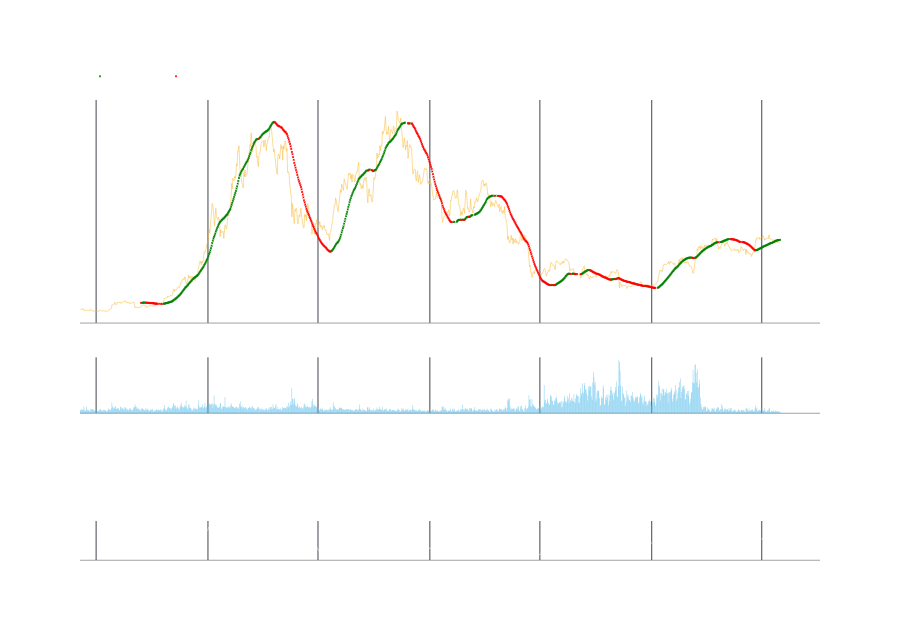

Notebook code for this chart:
### Code cell
to_show = df#[200:600]
indicators = [
     #{'col': 'high_pred','name': 'high_pred','color': 'green','row': 1, 'mode':'lines',},
     #{'col': 'low_pred','name': 'low_pred','color': 'red','row': 1, 'mode':'lines',},
     #{'col': 'pred','name': 'pred','color': 'white','row': 1, 'mode':'lines',},
       {'col': 'trend+','name': 'trend+','color': 'green','row': 1, 'mode':'markers',},
       {'col': 'trend-','name': 'trend-','color': 'red','row': 1, 'mode':'markers',},
     #{'col': 'st_trigger','name': 'ST Trigger','color': 'red','row': 1, 'mode':'markers',},
     #{'col': 'st_high','name': 'ST High','color': 'green','row': 1, 'mode':'markers',},
        ]

indicators_out = [
     {'col': 'change','name': 'change','color': 'white','row': 2, 'mode':'lines',},
        ]

#https://plotly.com/python/reference/scatter/#scatter-marker-symbol
#https://plotly.com/python/reference/scatter/#scatter-marker-symbol
events = [
        #{'df':to_show,'col':'buy','name': 'BUY','color': 'green','symbol': 'circle-dot' }, 
        #{'df':to_show,'col':'sell','name': 'SELL','color': 'red','symbol': 'circle-dot' }, 
     ]
#if 'volume' in df.columns:
#        df.drop(columns=['volume'],inplace=True)

fig = fn.ohlc_chart(to_show,indicators=indicators,indicators_out = indicators_out, events=events) #
fig.show()

### Figure 1 — Plotly figure (JSON) as saved in the notebook; plotly's stock layout.template omitted (floating-point values rounded to 4 significant figures; data arrays with more than 128 entries replaced by an {"elided": "..."} marker saying what was removed)
{"data": [{"line": {"width": 0.5}, "marker": {"color": "#f8b935"}, "mode": "lines", "name": "Price", "showlegend": false, "type": "scatter", "x": {"elided": "1152 str values"}, "xaxis": "x", "y": {"elided": "1152 float values"}, "yaxis": "y"}, {"line": {"width": 0.5}, "marker": {"color": "green", "size": 2, "symbol": "x"}, "mode": "markers", "name": "trend+", "type": "scatter", "x": {"elided": "556 str values"}, "xaxis": "x", "y": {"elided": "556 float values"}, "yaxis": "y"}, {"line": {"width": 0.5}, "marker": {"color": "red", "size": 2, "symbol": "x"}, "mode": "markers", "name": "trend-", "type": "scatter", "x": {"elided": "434 str values"}, "xaxis": "x", "y": {"elided": "434 float values"}, "yaxis": "y"}, {"marker": {"color": "rgba(83,189,235,0.75)", "line": {"width": 0}}, "name": "Volumen", "showlegend": false, "type": "bar", "x": {"elided": "1152 str values"}, "xaxis": "x2", "y": {"elided": "1152 float values"}, "yaxis": "y2"}, {"line": {"width": 0.5}, "marker": {"color": "white"}, "mode": "lines", "name": "change", "type": "scatter", "x": {"elided": "1152 str values"}, "xaxis": "x4", "y": {"elided": "1152 float values"}, "yaxis": "y4"}], "layout": {"font": {"color": "#ffffff", "family": "Helvetica"}, "height": 640, "legend": {"orientation": "h", "x": 0, "xanchor": "left", "y": 1.02, "yanchor": "bottom"}, "modebar": {"bgcolor": "rgba(0,0,0,0)"}, "paper_bgcolor": "rgba(0,0,0,0)", "plot_bgcolor": "rgba(0,0,0,0)", "xaxis": {"anchor": "y", "domain": [0, 1], "gridcolor": "#40444e", "linecolor": "#40444e", "linewidth": 0.5, "matches": "x4", "rangeslider": {"visible": false}, "showline": true, "showticklabels": false}, "xaxis2": {"anchor": "y2", "domain": [0, 1], "gridcolor": "#40444e", "linecolor": "#40444e", "linewidth": 0.5, "matches": "x4", "showline": true, "showticklabels": false}, "xaxis3": {"anchor": "y3", "domain": [0, 1], "gridcolor": "#40444e", "linecolor": "#40444e", "linewidth": 0.5, "matches": "x4", "showline": true, "showticklabels": false}, "xaxis4": {"anchor": "y4", "domain": [0, 1], "gridcolor": "#40444e", "linecolor": "#40444e", "linewidth": 0.5, "showline": true}, "yaxis": {"anchor": "x", "domain": [0.5156, 1], "gridcolor": "rgba(0,0,0,0)", "linecolor": "#40444e", "linewidth": 0.5, "showline": false, "showticklabels": true, "title": {"text": "Precio"}, "zeroline": false}, "yaxis2": {"anchor": "x2", "domain": [0.3195, 0.4406], "gridcolor": "rgba(0,0,0,0)", "linecolor": "#40444e", "linewidth": 0.5, "showline": false, "showticklabels": true, "title": {"text": "Volume"}, "zeroline": false}, "yaxis3": {"anchor": "x3", "domain": [0.1598, 0.2445], "gridcolor": "rgba(0,0,0,0)", "linecolor": "#40444e", "linewidth": 0.5, "showline": false, "zeroline": false}, "yaxis4": {"anchor": "x4", "domain": [0, 0.08477], "gridcolor": "rgba(0,0,0,0)", "linecolor": "#40444e", "linewidth": 0.5, "showline": false, "zeroline": false}}}
